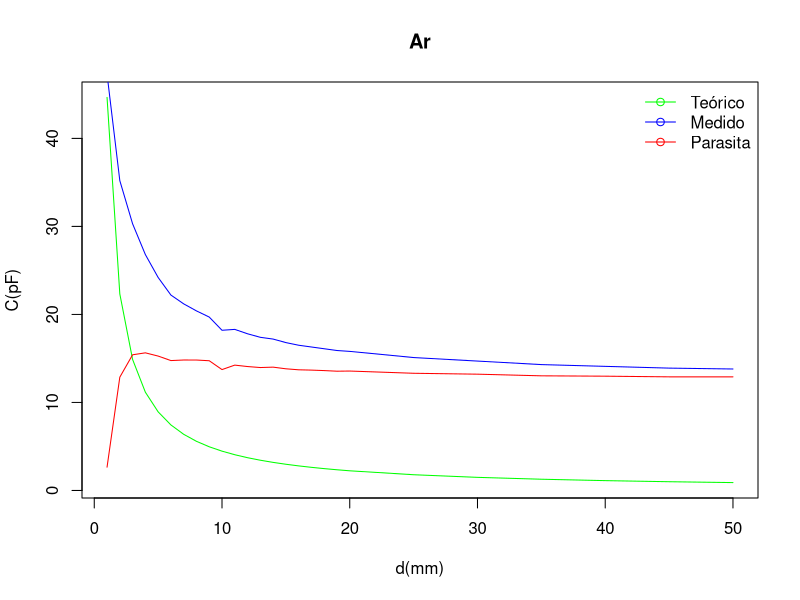
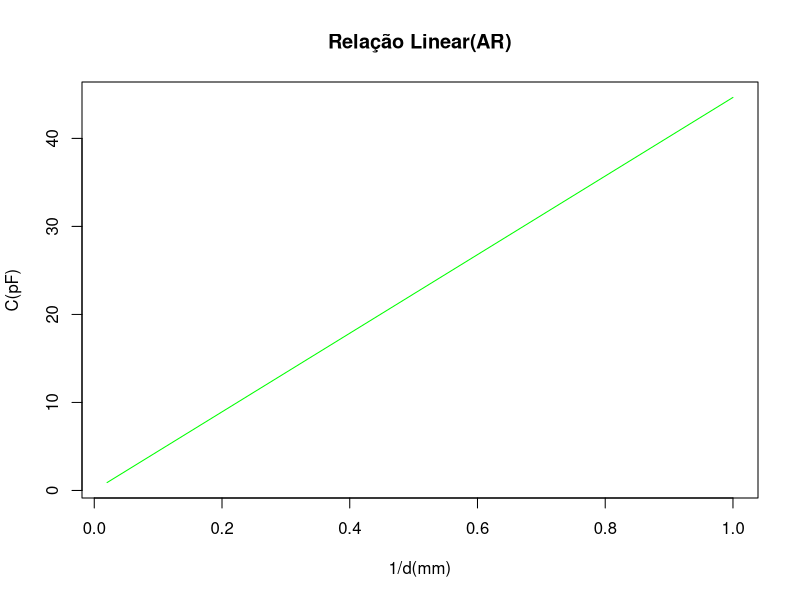
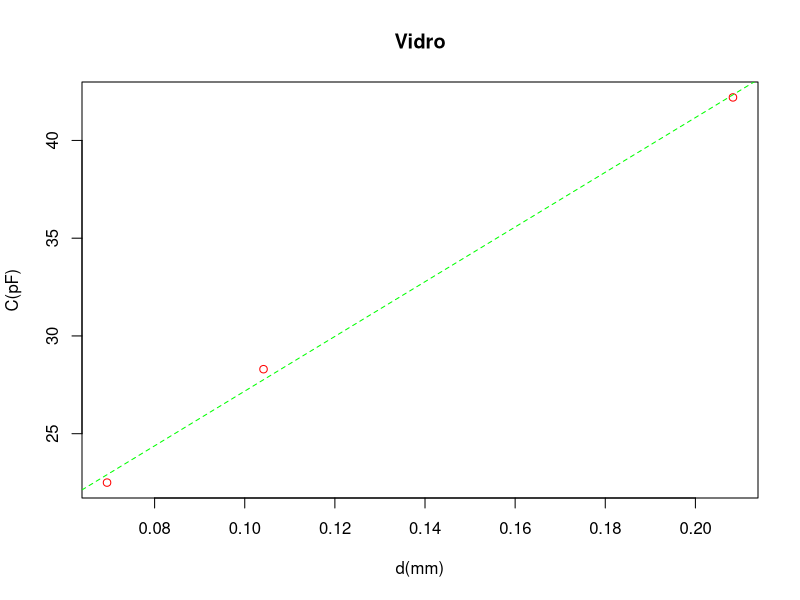
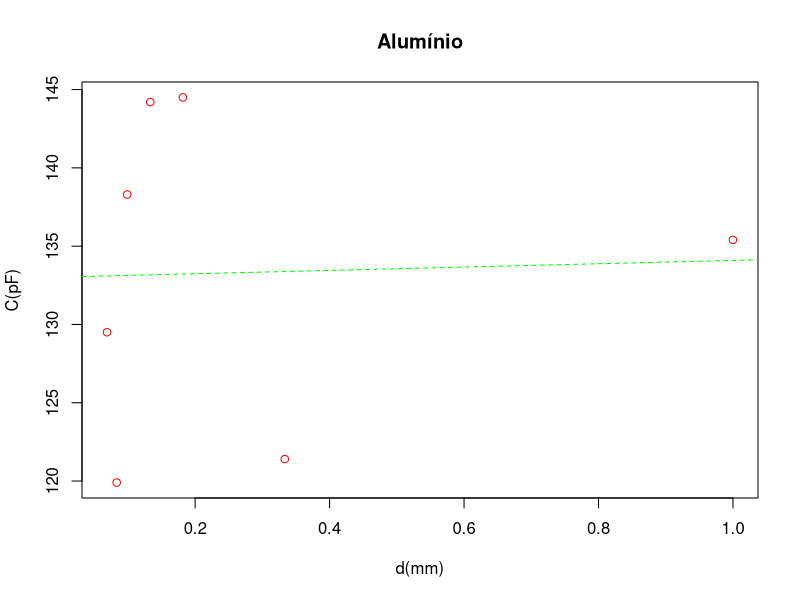

Recreate these plots in R, in order.
#Capacitancia com AR
d<-c(1,2,3,4,5,6,7,8,9,10,11,12,13,14,15,16,17,18,19,20,25,30,35,40,45,50)
C<-c(47.3,35.2,30.3,26.8,24.2,22.2,21.2,20.4,19.7,18.2,18.3,17.8,17.4,17.2,16.8,16.5,16.3,16.1,15.9,15.8,15.1,14.7,14.3,14.1,13.9,13.8)
Ad<-pi*(4.01**2)/d
E<-0.884
Ct = E*Ad
Cp = C - Ct
D <- 1/d
png("exp6/Grafico%d1.png")
plot(Ct~d,main="Ar",ylab="C(pF)",xlab="d(mm)",col="green",type="l",cex=2)
lines(C~d, col="blue")
lines(Cp~d, col="red")
legend("topright", legend=c("Teórico", "Medido", "Parasita"),lty=c(1,1,1),
col=c("green","blue","red"), lwd=1:1:1, bty="n", pch=c(1,1,1))
dev.off()
png("exp6/Grafico%d2.png")
plot(Ct~D,main="Relação Linear(AR)",ylab="C(pF)",xlab="1/d(mm)",col="green",type="l",cex=2)
dev.off()

#Capacitancia com Vidro
d<-c(4.8,9.6,14.4)
C<-c(42.2,28.3,22.5)
Ad<-pi*(4.01**2)/d
E<-C/Ad
Ct = E*Ad
D <- 1/d
png("exp6/Grafico%d3.png")
plot(Ct~D,main="Vidro",ylab="C(pF)",xlab="d(mm)",col="red")
abline(lm(Ct~D),lty = 2,col="green")
dev.off()
#Capacitancia com ALUMINIO
d<-c(1,3,5.5,7.5,10.1,12,14.5)
C<-c(135.4,121.4,144.5,144.2,138.3,119.9,129.5)
Ad<-pi*(4.01**2)/d
E<-C/Ad
Ct = E*Ad
D <- 1/d
png("exp6/Grafico%d4.png")
plot(C~D,main="Alumínio",ylab="C(pF)",xlab="d(mm)",col="red")
abline(lm(Ct~D),lty = 2,col="green")
dev.off()
